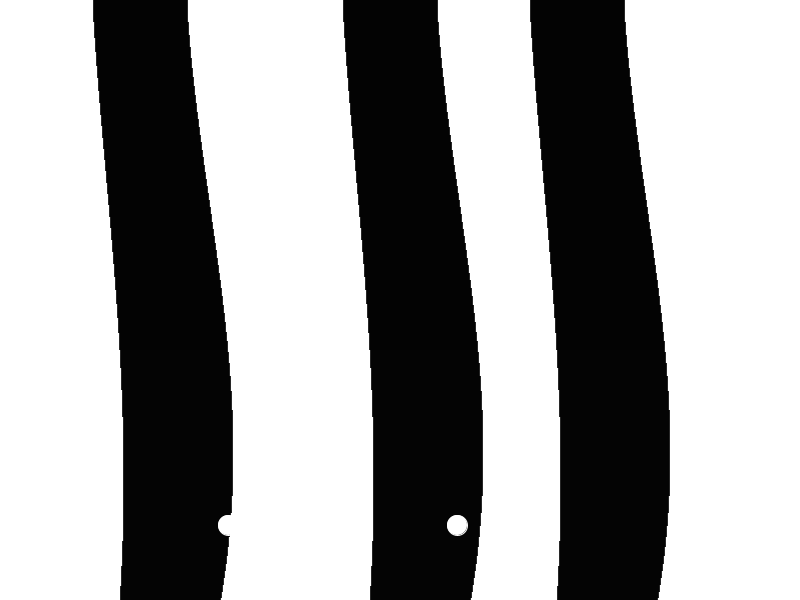
Frame 1 (no input)
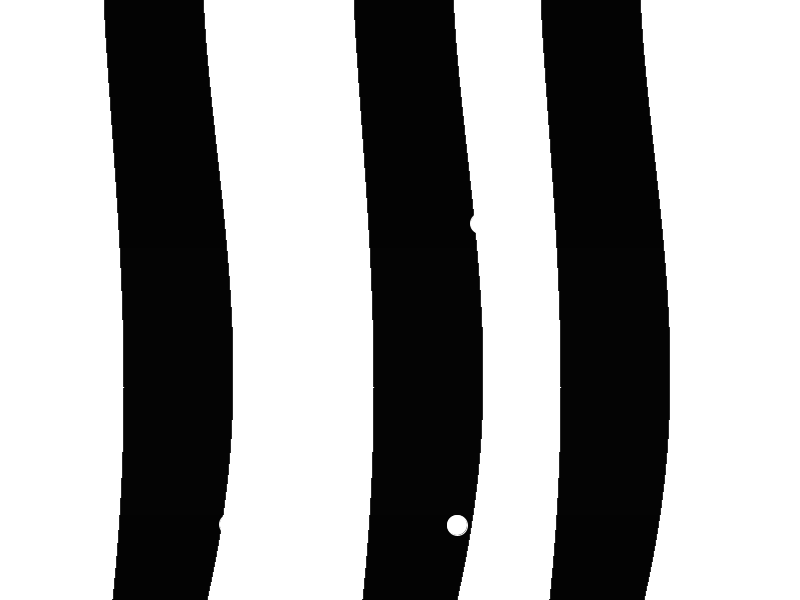
Frame 60 (the mouse pressed at the canvas centre just before this capture)
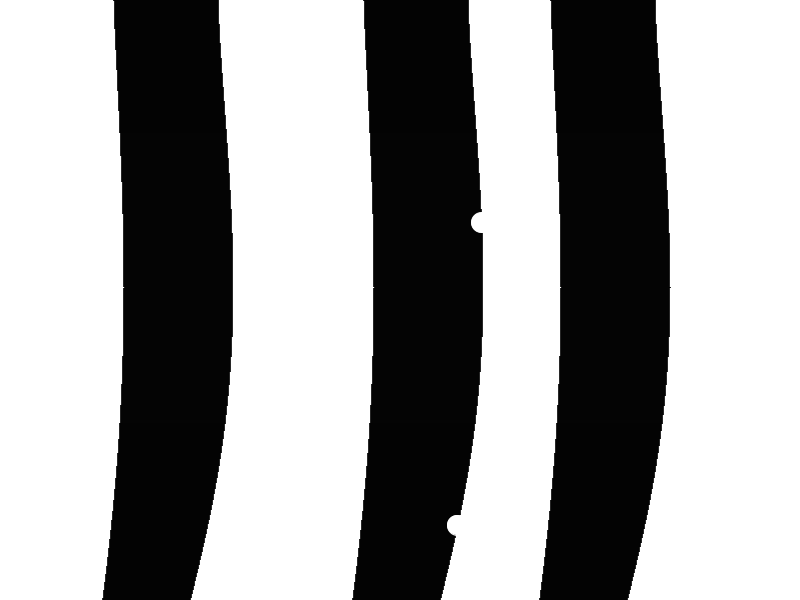
Frame 120 (the mouse held since frame 60 and released just before this capture)

The Processing sketch that drew these frames (run headless with seeded random() and noise(); from frame 60 on, the mouse is pressed at the canvas centre):

// Processing sketch: kelp
// ── kelp.pde
float t=0;
float x1,x2,y,offset1,amplitude1, offset2,amplitude2, ballx, bally, ballx2, bally2;
float xinc=.01;
float yinc=-.02;
float xinc2=.03;
float yinc2=-.01;
float rad;

void setup()
{
  size(800,600);
  rad=width/40;
  ballx=3*width/5; 
  bally=3*height/8;
  ballx2=2*width/7;
  bally2=7*height/8;
  offset1=150*width/1280;
  offset2=300*width/1280;
  amplitude1=50*width/1280;
  amplitude2=75*width/1280;
}
void draw()
{
  background(255);
  stroke(0);

  for(y=0;y<width;y++)
  {
    x1=offset1+amplitude1*sin(t+7*pow(y,1.25)/10000);
    x2=offset2+amplitude2*sin(t+3*pow(y,1.4)/10000);
    /*    x1=offset3+amplitude1*sin(t+7*pow(y,1.25)/10000);
     x2=offset4+amplitude2*sin(t+3*pow(y,1.4)/10000);
     x5=offset5+amplitude1*sin(t+7*pow(y,1.25)/10000);
     x6=offset6+amplitude2*sin(t+3*pow(y,1.4)/10000);*/
    stroke(x1/30);
    line(x1,y,x2,y);    
    line(x1+400*width/1280,y,x2+400*width/1280,y);    
    line(x1+700*width/1280,y,x2+700*width/1280,y);  
  }
  stroke(255);
  fill(255);
  ellipse(ballx,bally,rad,rad);  
  ellipse(ballx2,bally2,rad,rad);  
  ellipse(4*width/7,7*height/8,rad,rad);
  ballx+=xinc;
  bally+=yinc;
  if((ballx<rad)||(ballx>width-rad))  
    xinc*=-1;
  if((bally<rad)||(bally>height-rad))
    yinc*=-1;
  ballx2+=xinc2;
  bally2+=yinc2;
  if((ballx2<rad)||(ballx2>width-rad))  
    xinc2*=-1;
  if((bally2<rad)||(bally2>height-rad))
    yinc2*=-1;

  t+=.01*width/1280;
}
